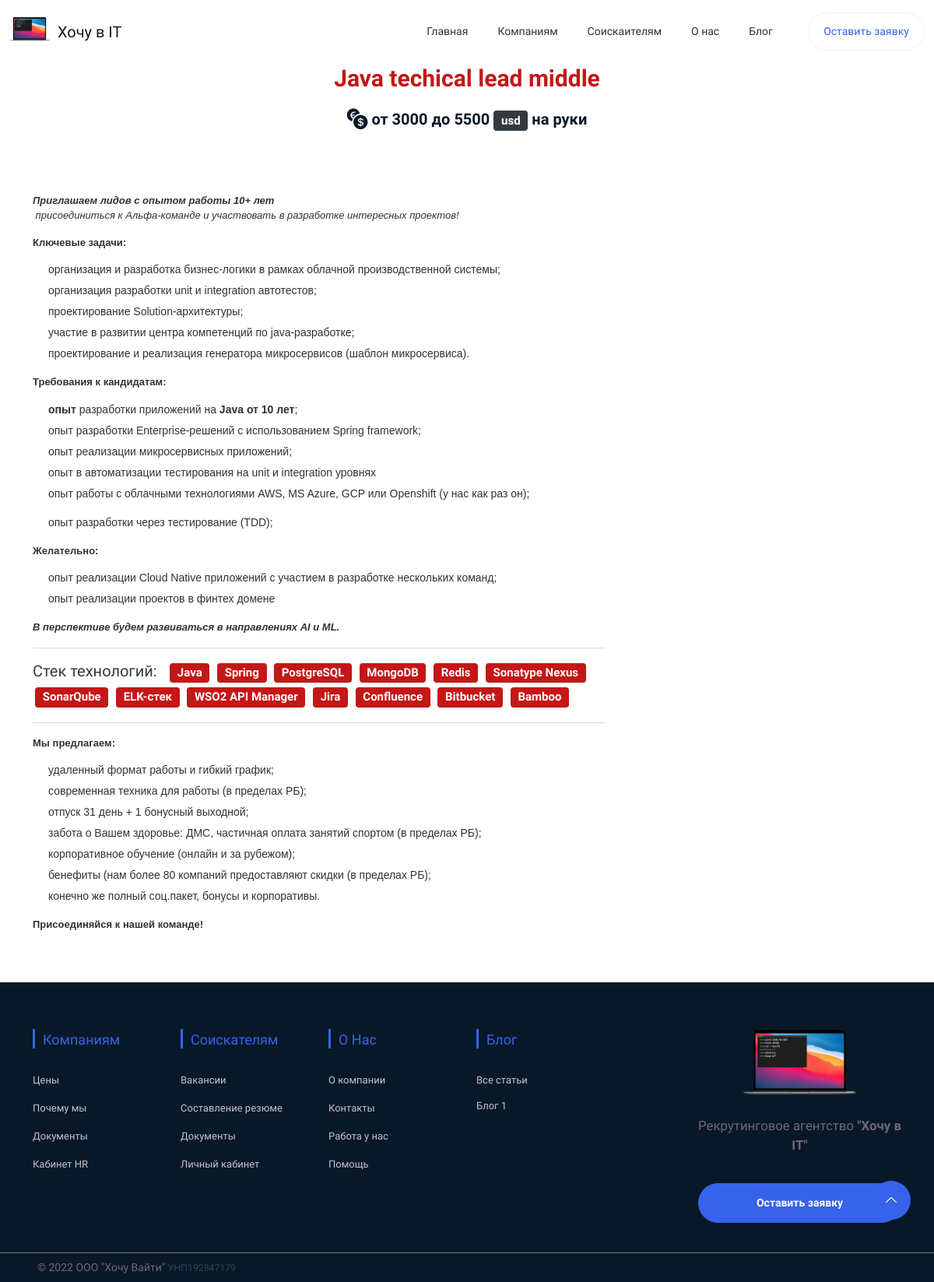
The page /vacancy/1/ on the database as committed earlier.
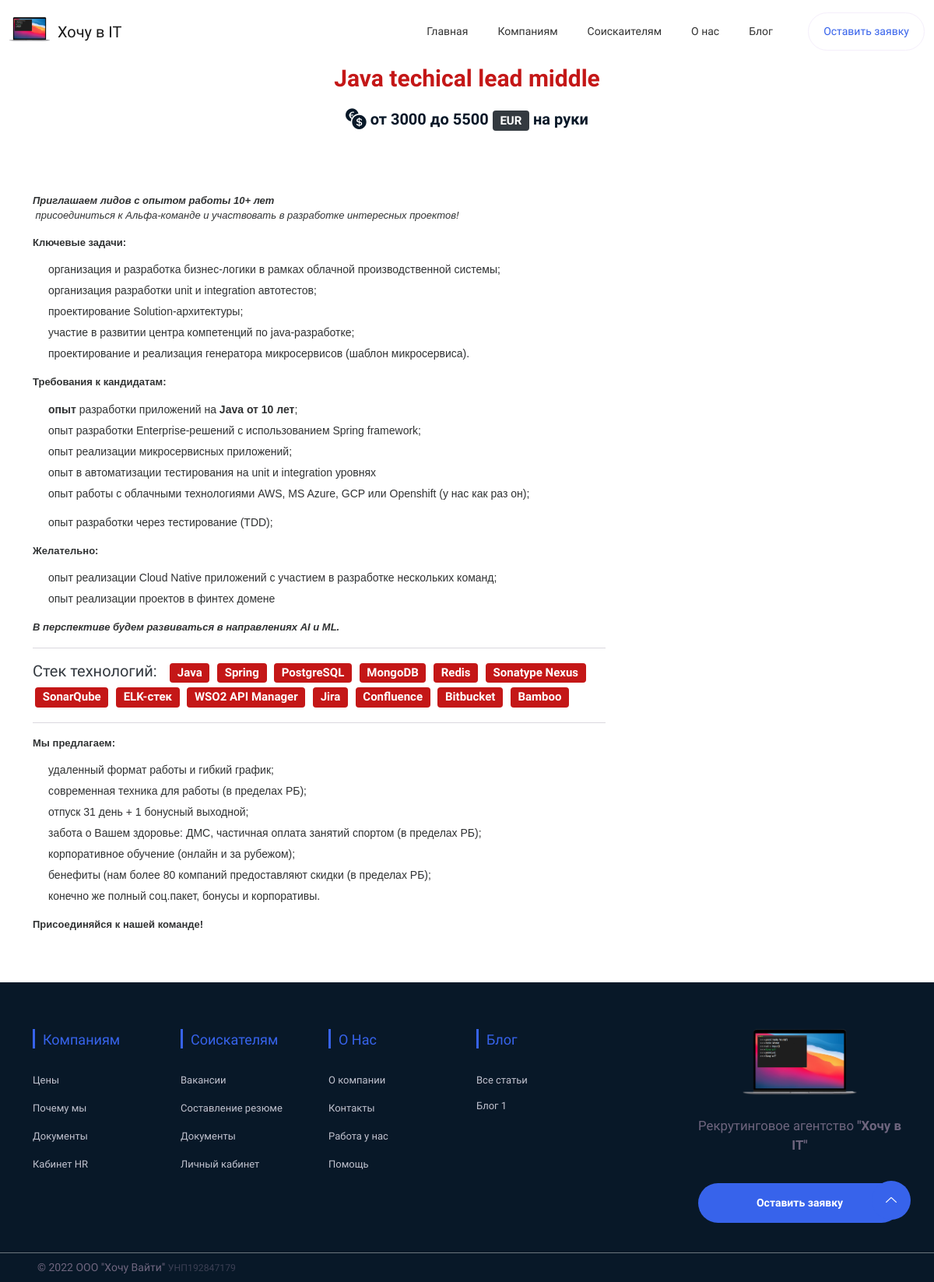
The same page on the database as committed later.
### vacancy/models.py (models this page shows, shortened)
class Vacancy(models.Model):
    title = models.CharField("Название", max_length=200)
    color = models.CharField("Цвет публикации", max_length=10)
    text = models.TextField("Описание")
    salary_from = models.IntegerField("Вилка от")
    salary_to = models.IntegerField("Вилка до")
    currency = models.CharField("Валюта", max_length=500, choices=CURRENCY)
    grade = models.CharField("Грейд", max_length=500, choices=GRADE)
    stack = models.CharField("Технологии", max_length=500)
    benefits = models.TextField("Предложение и бонусы")
    vacancy_date = models.DateField("Дата публикации", default=timezone.now)
    activity = models.BooleanField('Активность', default=0)
    hot = models.BooleanField('Продвижение', default=0)
    @property
    def stack_splitted(self):
        return self.stack.split(", ")

### vacancy/views.py (the view)
# urls.py: path('vacancy/<int:pk>/', views.vacancy_detail, name='vacancy_detail'),
def vacancy_detail(request, pk):
    vacancy = get_object_or_404(Vacancy, pk=pk)
    menuposts = Blog.objects.filter(draft=1).order_by('-blog_date')[:3]
    return render(request, 'vacancy/detail.html', {'vacancy': vacancy, 'menuposts':menuposts})

### templates/vacancy/detail.html
{% extends 'home.html' %}
{% load static %}
{% block content %}
   <div class="latest-news-area section">
        <div class="container">
            <div class="row">
                <div class="col-12">
                    <div class="section-title">
                        <h3 class="wow fadeInUp pt-2" data-wow-delay=".3s" style="color: {{ vacancy.color }}">{{ vacancy.title }} {{ vacancy.grade }}
                        </h3>
                        <br>
                        <h5 class="wow fadeInUp" data-wow-delay=".7s"><i class="bi bi-currency-exchange fa-lg"></i> от {{ vacancy.salary_from }} до {{ vacancy.salary_to }} <b class="badge bg-dark">{{ vacancy.currency }}</b> на руки</h5>
                    </div>
                </div>
            </div>
            <div class="row">
            <div class="col-sm-12 col-md-9 col-lg-8">
                    <div class="single-news wow fadeInUp card card-cover my-auto border-0" style="border-radius:2em" data-wow-delay=".2s">
                        <div class="content-body">
                        {{ vacancy.text|safe }}
                            <hr>
                        <b class="text-dark h5">Стек технологий: &nbsp;</b>
                            {% for stack_splitted in vacancy.stack_splitted %}
                        <span class="badge" style="background-color: {{ vacancy.color }}; font-size: 15px; margin: 3px">{{ stack_splitted }}</span>
                            {% endfor %}
                            <hr>
                        {{ vacancy.benefits|safe }}
                        </div>
                </div>
            </div>
            <div class="col-md-3 col-lg-4">
            </div>
            </div>
        </div>
    </div>
{% endblock %}

Rows that differ between the two databases and show on the page:
changed Vacancy "Java techical lead": currency "usd" → "EUR"
